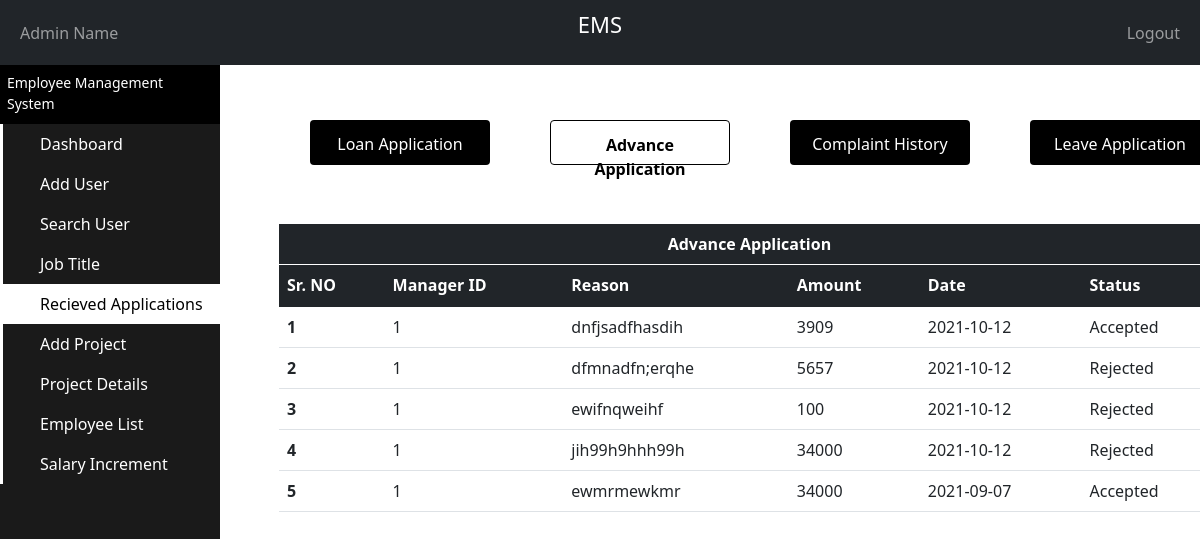
The app's page /PHP/Admin_AdvanceApplication.php with its own data.
### tables this page shows
CREATE TABLE `advance_table` (
  `AdvanceTable_ID` int(11) NOT NULL,
  `Developer_ID` int(11) NOT NULL,
  `Manager_ID` int(11) NOT NULL,
  `Reason` varchar(500) NOT NULL,
  `Amount` int(11) NOT NULL,
  `DateApplied` date NOT NULL,
  `Status` varchar(25) NOT NULL,
  `Active` varchar(3) NOT NULL
);

### PHP/Admin_AdvanceApplication.php (the view, shortened to what this page needs)
<?php
 include "Connection.php";
?>
<!doctype html>
<html lang="en">
  <head>
    <link href="https://cdn.jsdelivr.net/npm/bootstrap@5.1.1/dist/css/bootstrap.min.css" rel="stylesheet">
  </head>
  <body>
    <nav class="navbar navbar-expand-md navbar-dark bg-dark">
      <div class="container-fluid">
        <div class="navbar-collapse collapse w-100 order-1 order-md-0 dual-collapse2">
          <ul class="navbar-nav me-auto">
            <li class="nav-item active">
              <a class="nav-link" href="Admin_PersonalDetails.php">
                <?php
                  if(isset($_SESSION['fname']) && isset($_SESSION['lname']))
                  {
                    echo"$_SESSION[fname] $_SESSION[lname]";
                    $ID = $_SESSION["uid"];
                    $sql = "SELECT * FROM admin_info WHERE Admin_ID='$ID'";
                    if($result = mysqli_query($con, $sql))
                    {
                      $count = mysqli_num_rows($result);
                      if($count != 1)
                      {
                        echo "<script> location.href='Logout.php'; </script>" ;
                      }
                    }
                    else{
                      echo "<script> location.href='Logout.php'; </script>" ;
                    }
                  }
                  else
                   echo"Admin Name";
                  ?>
              </a>
            </li>
          </ul>
        </div>
        <div class="mx-auto order-0">
          <p style="color: white;font-size:22px;">EMS</p>
        </div>
        <div class="navbar-collapse collapse w-100 order-3 dual-collapse2">
          <ul class="navbar-nav ms-auto">
            <li class="nav-item">
              <a class="nav-link" href="Logout.php">Logout</a>
            </li>
          </ul>
        </div>
      </div>
    </nav>
    <div class="sidebar-container">
      <div class="sidebar-logo">
        <span> Employee Management System </span>
      </div>
      <ul class="sidebar-navigation">
        <li>
          <a style="text-decoration: none;" href="Admin_Dashboard.php">
            <i class="fa fa-home" aria-hidden="true"></i> Dashboard
          </a>
        </li>
        <li>
          <a style="text-decoration: none;" href="Admin_AddUser.php">
            <i class="fa fa-tachometer" aria-hidden="true"></i> Add User
          </a>
        </li>
        <li>
          <a style="text-decoration: none;" href="Admin_SearchUser.php?T=-1&Q=-1">
            <i class="fa fa-tachometer" aria-hidden="true"></i> Search User
          </a>
        </li>
        <li>
          <a style="text-decoration: none;" href="Admin_JobTitle.php">
            <i class="fa fa-tachometer" aria-hidden="true"></i> Job Title
          </a>
        </li>
        <li>
          <a style="text-decoration: none;background-color: white;color: black;" href="Admin_Complaint.php">
            <i class="fa fa-tachometer" aria-hidden="true"></i> Recieved Applications
          </a>
        </li>
        <li>
          <a style="text-decoration: none;" href="Admin_AddProject.php">
            <i class="fa fa-tachometer" aria-hidden="true"></i> Add Project
          </a>
        </li>
        <li>
          <a style="text-decoration: none;" href="Admin_ProjectDetails.php">
            <i class="fa fa-tachometer" aria-hidden="true"></i> Project Details
          </a>
        </li>
        <li>
        <a style="text-decoration: none;" href="Admin_EmployeeList.php">
            <i class="fa fa-tachometer" aria-hidden="true"></i> Employee List
          </a>
        </li>
        <li>
            <a style="text-decoration: none;" href="Admin_SalaryIncrease.php">
                <i class="fa fa-tachometer" aria-hidden="true"></i> Salary Increment
          </a>
        </li>
      </ul>
    </div>
    <div class="content-container">
        <div  style="width:100%;overflow-y: scroll; height:85%;position:fixed" class="container-fluid">
        <div style="margin-top: 3%;padding-bottom: 5%;"class="row">
            <a href="Admin_LoanApplication.php" style="height:45px;width:15%;margin-left: 7.5%;background-color: black;color:white;" class ="AcitonButtons" value="Admin Dashboard">Loan Application</a>
            <a href="Admin_AdvanceApplication.php" style="height:45px;width:15%;margin-left: 5%;background-color: white;color:black;border:1px solid black;"class ="AcitonButtons" value="Update Information"><b>Advance Application</b></a>
            <a href="Admin_Complaint.php" style="height:45px;width:15%;margin-left: 5%;background-color: black;color:white;"class ="AcitonButtons" value="Update Information">Complaint History</a>
            <a href="Admin_LeaveApplication.php" style="height:45px;width:15%;margin-left: 5%;background-color: black;color:white;" class ="AcitonButtons" value="Admin Dashboard">Leave Application</a>
        </div>
        <div style="width:80%;">
          <?php
            $sql = "SELECT * FROM advance_table WHERE  Developer_ID = '-1' ORDER BY DateApplied DESC";
            $i = 0;
            $result = mysqli_query($con, $sql);
            echo'
                <div style="width:100%;margin-left: 5%;margin-top: 0%;float:left;"class="jumbotron">
                  <table style="margin-bottom: 0px;padding-bottom: 0px;"class="table">
                    <thead class="table-dark">
                      <tr >
                        <th style="text-align: center;border-bottom: 1px solid white;">Advance Application</th>
                      </tr>
                    </thead>
                  </table>
                </div>';
                echo'
                <div style="width:100%;margin-left: 5%;float:left"class="jumbotron">
                <table style="margin-top:0px;padding-top: 0px"class="table">
                  <thead class="table-dark">
                    <tr>
                      <th scope="col">Sr. NO</th>
                      <th scope="col">Manager ID</th>
                      <th scope="col">Reason</th>
                      <th scope="col">Amount</th>
                      <th scope="col">Date</th>
                      <th scope="col">Status</th>
                    </tr>
                  </thead>
                  <tbody>';
                  while($row=mysqli_fetch_array($result))
                  {
                    $i++;
                    echo'
                    <tr>
                      <th>'.$i.'</th>
                      <td>'.$row["Manager_ID"].'</td>
                      <td>'.$row["Reason"] .'</td>
                      <td>'.$row["Amount"].'</td>
                      <td>'.$row["DateApplied"].'</td>
                      ';
                      if($row["Status"] != "Pending")
                      {
                        echo'<td>'.$row["Status"].'</td>';
                      }
                    echo'</tr>';
                  };
                  echo'</tbody>
                  </table>
                  </div>';
        ?>
        </div>
        </div>
    </div>
  </body>
</html>

### PHP/Admin_AdvanceApplication.php (style rules this page uses)
.AcitonButtons { background-color: #04AA6D; color: rgb(255, 255, 255); padding: 12px 20px; border: none; border-radius: 4px; text-decoration: none; text-align:center; cursor: pointer; float: right; }
html,body { height:100%; margin: 0; }
.sidebar-container { position: fixed; width: 220px; height: 100%; left: 0; overflow-x: hidden; overflow-y: auto; background: #1a1a1a; color: #fff; }
.content-container { padding-top: 20px; }
.sidebar-logo { padding: 7px 15px 10px 7px; font-size: 14px; background-color: #000000; }
.sidebar-navigation { padding: 0; margin: 0; list-style-type: none; position: relative; }
.sidebar-navigation li { background-color: transparent; position: relative; display: inline-block; width: 100%; line-height: 20px; }
.sidebar-navigation li a { padding: 10px 15px 10px 30px; display: block; color: #fff; }
.sidebar-navigation li::before { background-color: white; position: absolute; content: ''; height: 100%; left: 0; top: 0; -webkit-transition: width 0.2s ease-in; transition: width 0.2s ease-in; color: #000000; width: 3px; z-index: -1; }
.content-container { padding-left: 220px; }

### records on screen
advance_table: Manager_ID "1", Reason "dnfjsadfhasdih", Amount "3909", DateApplied "2021-10-12", Status "Accepted"
advance_table: Manager_ID "1", Reason "dfmnadfn;erqhe", Amount "5657", DateApplied "2021-10-12", Status "Rejected"
advance_table: Manager_ID "1", Reason "ewifnqweihf", Amount "100", DateApplied "2021-10-12", Status "Rejected"
advance_table: Manager_ID "1", Reason "jih99h9hhh99h", Amount "34000", DateApplied "2021-10-12", Status "Rejected"
advance_table: Manager_ID "1", Reason "ewmrmewkmr", Amount "34000", DateApplied "2021-09-07", Status "Accepted"
